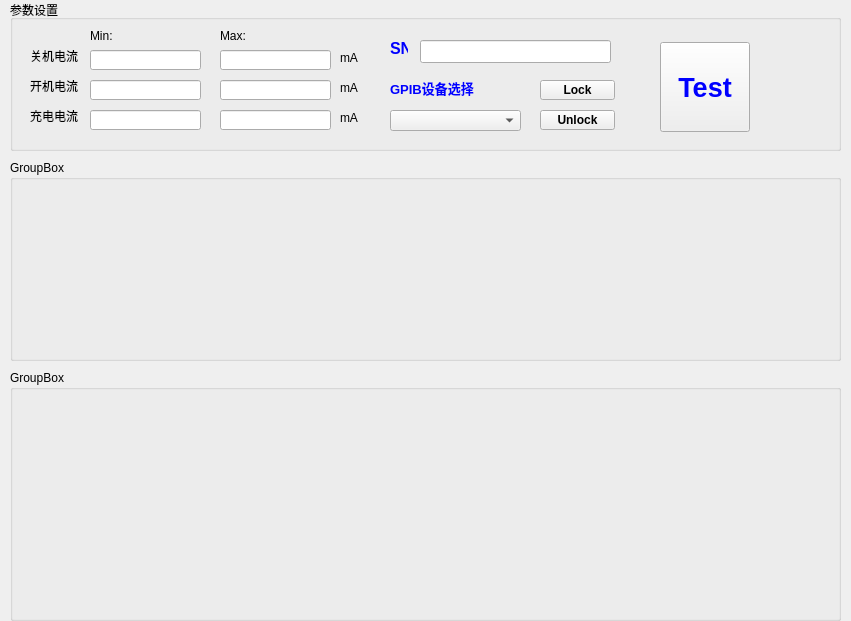
<?xml version="1.0" encoding="UTF-8"?>
<ui version="4.0">
 <class>CurrentForm</class>
 <widget class="QWidget" name="CurrentForm">
  <property name="geometry">
   <rect>
    <x>0</x>
    <y>0</y>
    <width>851</width>
    <height>621</height>
   </rect>
  </property>
  <property name="windowTitle">
   <string>Form</string>
  </property>
  <widget class="QGroupBox" name="groupBox">
   <property name="geometry">
    <rect>
     <x>10</x>
     <y>0</y>
     <width>831</width>
     <height>151</height>
    </rect>
   </property>
   <property name="title">
    <string>参数设置</string>
   </property>
   <widget class="QLabel" name="labelGPIBSelector">
    <property name="geometry">
     <rect>
      <x>380</x>
      <y>80</y>
      <width>131</width>
      <height>16</height>
     </rect>
    </property>
    <property name="font">
     <font>
      <pointsize>10</pointsize>
      <weight>75</weight>
      <bold>true</bold>
     </font>
    </property>
    <property name="styleSheet">
     <string notr="true">color: rgb(0, 0, 255);</string>
    </property>
    <property name="text">
     <string>GPIB设备选择</string>
    </property>
   </widget>
   <widget class="QComboBox" name="comboGPIBSelector">
    <property name="geometry">
     <rect>
      <x>380</x>
      <y>110</y>
      <width>131</width>
      <height>21</height>
     </rect>
    </property>
    <property name="font">
     <font>
      <weight>50</weight>
      <bold>false</bold>
     </font>
    </property>
    <property name="styleSheet">
     <string notr="true">color: rgb(0, 0, 0);</string>
    </property>
   </widget>
   <widget class="QLabel" name="labelSN">
    <property name="geometry">
     <rect>
      <x>380</x>
      <y>40</y>
      <width>18</width>
      <height>16</height>
     </rect>
    </property>
    <property name="font">
     <font>
      <pointsize>12</pointsize>
      <weight>75</weight>
      <bold>true</bold>
     </font>
    </property>
    <property name="styleSheet">
     <string notr="true">color: rgb(0, 0, 255);</string>
    </property>
    <property name="text">
     <string>SN</string>
    </property>
   </widget>
   <widget class="QLineEdit" name="lineEditSN">
    <property name="geometry">
     <rect>
      <x>410</x>
      <y>40</y>
      <width>191</width>
      <height>23</height>
     </rect>
    </property>
    <property name="font">
     <font>
      <weight>75</weight>
      <bold>true</bold>
     </font>
    </property>
    <property name="styleSheet">
     <string notr="true">color: rgb(0, 0, 0);</string>
    </property>
   </widget>
   <widget class="QPushButton" name="btnTest">
    <property name="geometry">
     <rect>
      <x>650</x>
      <y>42</y>
      <width>90</width>
      <height>90</height>
     </rect>
    </property>
    <property name="font">
     <font>
      <pointsize>20</pointsize>
      <weight>75</weight>
      <bold>true</bold>
     </font>
    </property>
    <property name="styleSheet">
     <string notr="true">color: rgb(0, 0, 255);</string>
    </property>
    <property name="text">
     <string>Test</string>
    </property>
   </widget>
   <widget class="QPushButton" name="btnLock">
    <property name="geometry">
     <rect>
      <x>530</x>
      <y>80</y>
      <width>75</width>
      <height>20</height>
     </rect>
    </property>
    <property name="font">
     <font>
      <pointsize>9</pointsize>
      <weight>75</weight>
      <bold>true</bold>
     </font>
    </property>
    <property name="styleSheet">
     <string notr="true">color: rgb(0, 0, 0);</string>
    </property>
    <property name="text">
     <string>Lock</string>
    </property>
   </widget>
   <widget class="QPushButton" name="btnUnlock">
    <property name="geometry">
     <rect>
      <x>530</x>
      <y>110</y>
      <width>75</width>
      <height>20</height>
     </rect>
    </property>
    <property name="font">
     <font>
      <weight>75</weight>
      <bold>true</bold>
     </font>
    </property>
    <property name="styleSheet">
     <string notr="true">color: rgb(0, 0, 0);</string>
    </property>
    <property name="text">
     <string>Unlock</string>
    </property>
   </widget>
   <widget class="QLabel" name="labelIdleCurrent">
    <property name="geometry">
     <rect>
      <x>20</x>
      <y>50</y>
      <width>54</width>
      <height>12</height>
     </rect>
    </property>
    <property name="text">
     <string>关机电流</string>
    </property>
   </widget>
   <widget class="QLabel" name="labelWorkCurrent">
    <property name="geometry">
     <rect>
      <x>20</x>
      <y>80</y>
      <width>54</width>
      <height>12</height>
     </rect>
    </property>
    <property name="text">
     <string>开机电流</string>
    </property>
   </widget>
   <widget class="QLabel" name="labelChargeCurrent">
    <property name="geometry">
     <rect>
      <x>20</x>
      <y>110</y>
      <width>54</width>
      <height>12</height>
     </rect>
    </property>
    <property name="text">
     <string>充电电流</string>
    </property>
   </widget>
   <widget class="QLabel" name="labelMinCurrent">
    <property name="geometry">
     <rect>
      <x>80</x>
      <y>30</y>
      <width>54</width>
      <height>12</height>
     </rect>
    </property>
    <property name="text">
     <string>Min:</string>
    </property>
   </widget>
   <widget class="QLabel" name="labelMaxCurrent">
    <property name="geometry">
     <rect>
      <x>210</x>
      <y>30</y>
      <width>54</width>
      <height>12</height>
     </rect>
    </property>
    <property name="text">
     <string>Max:</string>
    </property>
   </widget>
   <widget class="QLineEdit" name="editMinIdleCurrent">
    <property name="geometry">
     <rect>
      <x>80</x>
      <y>50</y>
      <width>111</width>
      <height>20</height>
     </rect>
    </property>
   </widget>
   <widget class="QLineEdit" name="editMinWorkCurrent">
    <property name="geometry">
     <rect>
      <x>80</x>
      <y>80</y>
      <width>111</width>
      <height>20</height>
     </rect>
    </property>
   </widget>
   <widget class="QLineEdit" name="editMaxIdleCurrent">
    <property name="geometry">
     <rect>
      <x>210</x>
      <y>50</y>
      <width>111</width>
      <height>20</height>
     </rect>
    </property>
   </widget>
   <widget class="QLineEdit" name="editMaxWorkCurrent">
    <property name="geometry">
     <rect>
      <x>210</x>
      <y>80</y>
      <width>111</width>
      <height>20</height>
     </rect>
    </property>
   </widget>
   <widget class="QLineEdit" name="editMinChargeCurrent">
    <property name="geometry">
     <rect>
      <x>80</x>
      <y>110</y>
      <width>111</width>
      <height>20</height>
     </rect>
    </property>
   </widget>
   <widget class="QLineEdit" name="editMaxChargeCurrent">
    <property name="geometry">
     <rect>
      <x>210</x>
      <y>110</y>
      <width>111</width>
      <height>20</height>
     </rect>
    </property>
   </widget>
   <widget class="QLabel" name="labelIdleCurrentUnit">
    <property name="geometry">
     <rect>
      <x>330</x>
      <y>50</y>
      <width>31</width>
      <height>16</height>
     </rect>
    </property>
    <property name="text">
     <string>mA</string>
    </property>
   </widget>
   <widget class="QLabel" name="labelWorkCurrentUnit">
    <property name="geometry">
     <rect>
      <x>330</x>
      <y>80</y>
      <width>31</width>
      <height>16</height>
     </rect>
    </property>
    <property name="text">
     <string>mA</string>
    </property>
   </widget>
   <widget class="QLabel" name="labelChargeCurrentUnit">
    <property name="geometry">
     <rect>
      <x>330</x>
      <y>110</y>
      <width>31</width>
      <height>16</height>
     </rect>
    </property>
    <property name="text">
     <string>mA</string>
    </property>
   </widget>
  </widget>
  <widget class="QGroupBox" name="groupBox_2">
   <property name="geometry">
    <rect>
     <x>10</x>
     <y>160</y>
     <width>831</width>
     <height>201</height>
    </rect>
   </property>
   <property name="title">
    <string>GroupBox</string>
   </property>
  </widget>
  <widget class="QGroupBox" name="groupBox_3">
   <property name="geometry">
    <rect>
     <x>10</x>
     <y>370</y>
     <width>831</width>
     <height>251</height>
    </rect>
   </property>
   <property name="title">
    <string>GroupBox</string>
   </property>
  </widget>
 </widget>
 <resources/>
 <connections/>
</ui>
